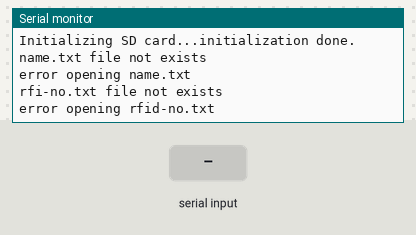
Recording of a sketch running on a simulated Arduino Uno, built with avr-gcc and run on an emulated ATmega328P. Parts: the last lines printed to the serial monitor. The inputs (shaded band) are chosen by the test bench. Storage starts empty.

Above: at 1.2 s.
1.3 s: "1\n" received over Serial
At 2.1 s:
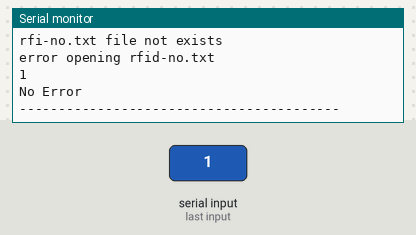
2.8 s: "0\n" received over Serial
At 3.2 s:
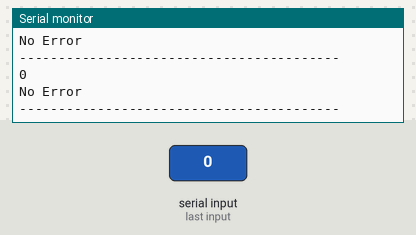
4.3 s: "2\n" received over Serial
At 5.6 s:
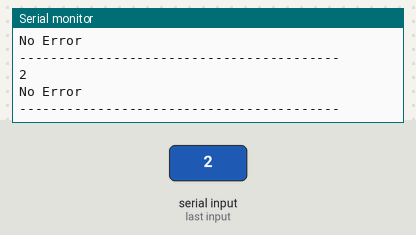

The sketch:

rfid_platforma5.ino
```cpp
/*
  SD card read/write

  This example shows how to read and write data to and from an SD card file
  The circuit:
   SD card attached to SPI bus as follows:
 ** MOSI - pin 11
 ** MISO - pin 12
 ** CLK - pin 13
 ** CS - pin 4 (for MKRZero SD: SDCARD_SS_PIN)
  */
#include <SPI.h>
#include <SD.h>
int count = 0;
char input[12];
boolean flag = 0;
File myFile;
File myFile2;
String s1;
String s2;
String rfid[10];
String names[10];
int present[20];
int elementCount = 0;

void get_rfid(){
  if(SD.exists("rfid-no.txt")){

    Serial.println("rfid-no.txt file exists");
    }
   else
   {
     Serial.println("rfi-no.txt file not exists");
    }

  myFile = SD.open("rfid-no.txt");
  if (myFile)
  {
        Serial.println("rfid-no.txt:");
        while (myFile.available())
        {
             int c = 0;
             s1 = myFile.readString();
             for(int i = 0;i<3;i++)
                {
                 int j = s1.indexOf("\n");
                 rfid[c++] = s1.substring(0,j-1);
                 s1 = s1.substring(j+1,s1.length());
                }
        }
        for(int i = 0;i<3;i++)
            {
             Serial.println(rfid[i]);
            }
    // close the file:
    myFile.close();
  }
  else
  {
    // if the file didn't open, print an error:
    Serial.println("error opening rfid-no.txt");
  }}


void get_names()
{
  if(SD.exists("name.txt"))
  {
    Serial.println("name.txt file exists");
    }
   else
   {
     Serial.println("name.txt file not exists");
    }

  myFile2 = SD.open("name.txt");
  if (myFile2)
  {
        Serial.println("name.txt:");
        while (myFile2.available())
        {
             int p = 0;
             s2 = myFile2.readString();
             for(int i = 0;i<3;i++)
                {
                 int m = s2.indexOf("\n");
                 names[p++] = s2.substring(0,m-1);
                 s2 = s2.substring(m+1,s2.length());
                }
        }
        for(int i = 0;i<3;i++)
            {
             Serial.println(names[i]);
            }
    myFile2.close();
  }
  else
  {

    Serial.println("error opening name.txt");
  }
  }


void setup()
{
         Serial.begin(9600);
         Serial.print("Initializing SD card...");

            if (!SD.begin(4))
         {
            Serial.println("initialization failed!");
            while (1);
         }
            Serial.println("initialization done.");
             get_names();
             get_rfid();
}

void loop()
{


   if(Serial.available())
   {
      count = 0;
      while(Serial.available() && count < 12)          // Read 12 characters and store them in input array
      {
         input[count] = Serial.read();
         count++;
         delay(5);
      }

      Serial.print(input);                             // Print RFID tag number
      if((input[0] ^ input[2] ^ input[4] ^ input[6] ^ input[8] == input[10]) &&
         (input[1] ^ input[3] ^ input[5] ^ input[7] ^ input[9] == input[11]))
         {
            Serial.println("No Error");
                String a = input;
                int match = -1;
                  for(int l = 0;l<3 ;l++){   // matching id with all existing rfid's
                    if(rfid[l]==a){
                      Serial.println("match");
                      match = l;
                      }
            }
            if(match != -1){
              Serial.println(names[match]);   // if match found then print match name
              }
              bool p = false;
   /* entry exit code , first check person inside room or not,present array consist person inside room
    if person inside room then remove it from array ,if person not inside room then put it into (present)array*/
             for(int n = 0;n<elementCount ;n++)
             {
                  if(present[n] == match){
                      p = true;
                      int r = n;
                      for(int r = n;r<elementCount ;r++){
                      present[r] = present[r+1];
                      elementCount -= 1;
                      }

                      break;}
                      }
            if(p==true){
               Serial.println("bye");
              }
            else{
              if(match != -1)
                  {
                  present[elementCount]= match;
                  Serial.println("welcome");
                  elementCount += 1;
                  }
              }}
        else
        {
            Serial.println("Error");
        }
    Serial.println("-----------------------------------------");
   }
}
```

Measured:
- after the input at 1.3 s, the serial monitor: prints a new line at once (image 1)
- after the input at 2.8 s, the serial monitor: prints a new line at once (image 2)
- after the input at 4.3 s, the serial monitor: prints a new line at once (image 3)
